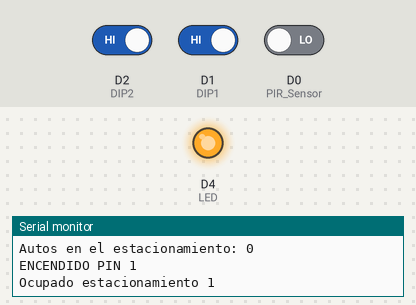
Bench run of a sketch on a simulated ESP8266 (Wemos D1 mini). On the bench: output pins drawn as LEDs (lit = HIGH), the last lines printed to the serial monitor. Inputs (shaded band) come from the test bench; at power-on: D0 (PIR_Sensor) LOW, D2 (DIP2) HIGH, D1 (DIP1) HIGH. WiFi joins after 1.5 s; servers stay silent unless stated; uploads are accepted with an empty reply; no MQTT or app messages arrive unless stated.

Above: at 2.7 s.
2.8 s: D0 (PIR_Sensor) driven HIGH
At 11.9 s:
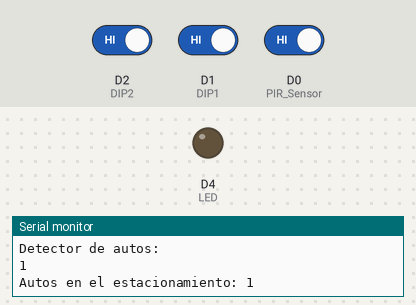
20.5 s: D0 (PIR_Sensor) driven LOW
At 31.3 s:
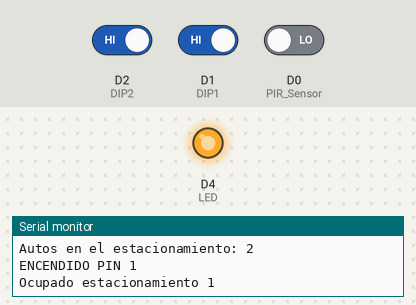
Timing chart, 0 to 32.8 s (numbered marks = the images above; inputs shaded):
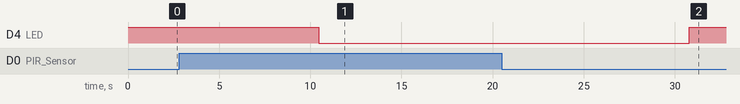

The sketch:

estacionamiento_inteligente2.0.ino
```cpp
//------------------------LIBRERIAS--------------------------------------------------------------------
#include <ESP8266WiFi.h>
#include <PubSubClient.h>
#include <WiFiClientSecure.h>
#include <ArduinoJson.h>
#include <ESP8266HTTPClient.h>
#include <WiFiClient.h>
#include <ESP8266WebServer.h>
#include <ESP8266HTTPClient.h>

//------------------------DATOS--------------------------------------------------------------------
#define DIP1 D1 // PINES DE NODEMCU
#define DIP2 D2
#define DIP3 D3
#define DIP4 D4
#define PIR_Sensor D0                     // PIR sensor
int Waiting_Time = 5000;
const int LED = 2; //GPIO 2 corresponde al LED integrado de las placas NodeMCU - Wemos D1
int autos=0;
int ant=0;
int espac1ant=0;


String server = "http://138.68.163.65:8529/_db/_system/Estacionamiento/autos/viernes";// CAMBIAR KEY DEL DOCUMENTO A ACTUALIZAR
String server_espacio1 = "http://138.68.163.65:8529/_db/_system/Estacionamiento/espacios/espacio1";
String server_espacio2 = "http://138.68.163.65:8529/_db/_system/Estacionamiento/espacios/espacio2";


//----------------------CONEXION WIFI-------------------------------------------------

const char* ssid = "INFINITUM5422_2.4";
const char* password = ""; //contraseña red
const char* mqttServer = "www.equipo1.tech";
const int mqttPort = 1884; //puerto mqtt
const char* mqttUser = "gerardo"; // usuario mqtt
const char* mqttPassword = ""; //contraseña mqtt


//-------GLOBALES-------------------

WiFiClient espClient;
PubSubClient client(espClient);
long lastMsg = 0;
char msg[50];
int value = 0;

//-------------------------------------------FUNCIONES---------------------------------------------------------------------------------------------------------

void setup() {
  pinMode(PIR_Sensor, INPUT); // SENSOR
  pinMode(LED, OUTPUT);     // Initialize the BUILTIN_LED pin as an output
  pinMode(DIP1,INPUT_PULLUP); // Dipswitch1
  pinMode(DIP2,INPUT_PULLUP); // Dipswitch2
  digitalWrite(LED, HIGH);
  Serial.begin(115200);
  setup_wifi();
  mqtt();

}


void mqtt(){

  client.setServer(mqttServer, mqttPort);
  while (!client.connected()) {
    Serial.println("Connecting to MQTT...");

    if (client.connect("www.equipo1.tech", mqttUser, mqttPassword )) {

      Serial.println("connected");

    } else {

      Serial.print("failed with state ");
      Serial.print(client.state());
      delay(2000);

    }
  }


  }


void setup_wifi() {

  delay(10);
  // We start by connecting to a WiFi network
  Serial.println();
  Serial.print("Connecting to ");
  Serial.println(ssid);

  WiFi.begin(ssid, password);

  while (WiFi.status() != WL_CONNECTED) {
    delay(500);
    Serial.print(".");
  }

  Serial.println("");
  Serial.println("WiFi connected");
  Serial.println("IP address: ");
  Serial.println(WiFi.localIP());
}

void loop() {
  mqtt();
  int state = digitalRead(PIR_Sensor);    // Continuously check the state of PIR sensor
  delay(250);                             // Check state of PIR after every half second
    if(state == HIGH){
      digitalWrite (LED, LOW);    // Enciende  el led
      delay(150);
      autos=autos+1;   // incrementa la variable autos
    }
    else {
      digitalWrite (LED, HIGH);      // Apaga el led
      ant=autos;
   }

  Serial.println("Detector de autos: ");
  Serial.println(state);
  Serial.print("Autos en el estacionamiento: ");
  Serial.println(autos);

  if(ant!=autos){

    /*String str = "Total de autos en el estacionamiento -> " + String(autos);*/
    String str= String(autos);
    str.toCharArray(msg,50);
    delay(150);
    post(String(autos));
    client.publish("autos", msg);

    }

    if (autos>=12)
    {
      autos=0;
      String str= String(autos);
      str.toCharArray(msg,50);
      post(String(autos));
      client.publish("autos", msg);
      delay(150);


    }

  espacios();
  client.loop();


}


/**************************************
//*********** PATCH Autos  ********************
***************************************/


void post(String autos) {
  HTTPClient http;

  String json;
  StaticJsonBuffer<200> jsonBuffer;
  JsonObject& root = jsonBuffer.createObject();
  root["_total"] = autos;
  /* Ejemplo si quieres más atributos
  root["sensor"] = "gps";
  root["time"] = 1351824120;*/
  root.printTo(json);

  Serial.println(""); // salto de linea para http.writeToStream(&Serial);

  http.begin(server); //URL del microservicio
  http.addHeader("Content-Type", "application/json");
  http.PATCH(json);
  http.writeToStream(&Serial);
  http.end();
  delay(1000);
}

/**************************************
//*********** Espacios  ********************
***************************************/

void espacios() {
  // put your main code here, to run repeatedly:

  if(digitalRead(DIP1))
  {
      Serial.print("ENCENDIDO PIN 1 ");
      Serial.println();
      Serial.print("Ocupado estacionamiento 1 ");
      Serial.println();
      String espac1 = "Ocupado  espacio 1 ";
      espac1.toCharArray(msg,50);
      postespac1(espac1);
      Serial.println("Publicando MQTT esp1 ocupado...");
      client.publish("esp1", "2");
      delay(3000);


  }
  else
  {
     Serial.print("APAGADO PIN 1 ");
     Serial.println();
     Serial.print("Desocupado estacionamiento 1 ");
     Serial.println();
     String espac1 = "Desocupado  espacio 1 ";
     espac1.toCharArray(msg,50);
     postespac1(espac1);
     Serial.println("Publicando MQTT esp1 desocupado...");
     client.publish("esp1", "1");
     delay(3000);

  }

/*DIP2*/

 if(digitalRead(DIP2))
  {
      Serial.print("ENCENDIDO PIN 2 ");
      Serial.println();
      Serial.print("Ocupado estacionamiento 2 ");
      Serial.println();
      String espac2 = "Ocupado espacio 2 ";
      espac2.toCharArray(msg,50);
      postespac2(espac2);
      Serial.println("Publicando MQTT esp2 ocupado...");
      client.publish("esp2", "2");
      delay(3000);


  }
  else
  {
     Serial.print("APAGADO PIN 2 ");
     Serial.println();
     Serial.print("Desocupado estacionamiento 2 ");
     Serial.println();
     String espac2 = "Desocupado espacio 2 ";
     espac2.toCharArray(msg,50);
     postespac2(espac2);
     Serial.println("Publicando MQTT esp2 desocupado...");
     client.publish("esp2", "1");
     delay(3000);

  }

}


/**************************************
//*********** PATCH Espacios  ********************
***************************************/


void postespac1(String espac1 ) {
  HTTPClient http;

  String json;
  StaticJsonBuffer<200> jsonBuffer;
  JsonObject& root = jsonBuffer.createObject();
  root["status"] = espac1;
  /* Ejemplo si quieres más atributos
  root["sensor"] = "gps";
  root["time"] = 1351824120;*/
  root.printTo(json);

  Serial.println(""); // salto de linea para http.writeToStream(&Serial);

  http.begin(server_espacio1); //URL del microservicio
  http.addHeader("Content-Type", "application/json");
  http.PATCH(json);
  http.writeToStream(&Serial);
  http.end();
  delay(1000);
}


void postespac2(String espac2 ) {
  HTTPClient http;

  String json;
  StaticJsonBuffer<200> jsonBuffer;
  JsonObject& root = jsonBuffer.createObject();
  root["status"] = espac2;
  /* Ejemplo si quieres más atributos
  root["sensor"] = "gps";
  root["time"] = 1351824120;*/
  root.printTo(json);

  Serial.println(""); // salto de linea para http.writeToStream(&Serial);

  http.begin(server_espacio2); //URL del microservicio
  http.addHeader("Content-Type", "application/json");
  http.PATCH(json);
  http.writeToStream(&Serial);
  http.end();
  delay(1000);
}
```

Measured:
- after the input at 2.8 s, D4 (LED): HIGH → LOW after 7.7 s
- after the input at 20.5 s, D4 (LED): LOW → HIGH after 10.3 s
